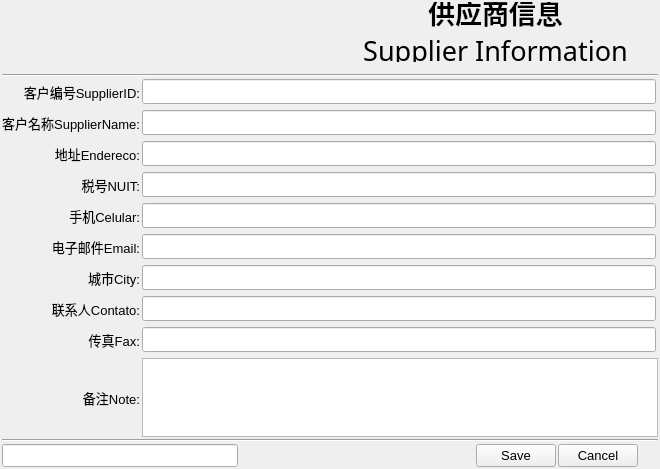
<?xml version="1.0" encoding="UTF-8"?>
<ui version="4.0">
 <class>Form</class>
 <widget class="QWidget" name="Form">
  <property name="geometry">
   <rect>
    <x>0</x>
    <y>0</y>
    <width>660</width>
    <height>469</height>
   </rect>
  </property>
  <property name="maximumSize">
   <size>
    <width>665</width>
    <height>484</height>
   </size>
  </property>
  <property name="font">
   <font>
    <family>Arial</family>
    <pointsize>10</pointsize>
   </font>
  </property>
  <property name="windowTitle">
   <string>Customer Inoformation</string>
  </property>
  <layout class="QVBoxLayout" name="verticalLayout_2">
   <property name="spacing">
    <number>2</number>
   </property>
   <property name="leftMargin">
    <number>2</number>
   </property>
   <property name="topMargin">
    <number>2</number>
   </property>
   <property name="rightMargin">
    <number>2</number>
   </property>
   <property name="bottomMargin">
    <number>2</number>
   </property>
   <item>
    <layout class="QHBoxLayout" name="horizontalLayout_2">
     <property name="bottomMargin">
      <number>10</number>
     </property>
     <item>
      <widget class="QLabel" name="label_logo">
       <property name="minimumSize">
        <size>
         <width>329</width>
         <height>60</height>
        </size>
       </property>
       <property name="maximumSize">
        <size>
         <width>329</width>
         <height>60</height>
        </size>
       </property>
       <property name="text">
        <string/>
       </property>
       <property name="pixmap">
        <pixmap>../res/tmLogo100.png</pixmap>
       </property>
       <property name="scaledContents">
        <bool>true</bool>
       </property>
      </widget>
     </item>
     <item>
      <layout class="QVBoxLayout" name="verticalLayout">
       <property name="spacing">
        <number>0</number>
       </property>
       <item>
        <widget class="QLabel" name="label_18">
         <property name="minimumSize">
          <size>
           <width>0</width>
           <height>30</height>
          </size>
         </property>
         <property name="maximumSize">
          <size>
           <width>16777215</width>
           <height>30</height>
          </size>
         </property>
         <property name="font">
          <font>
           <pointsize>20</pointsize>
           <weight>75</weight>
           <bold>true</bold>
          </font>
         </property>
         <property name="text">
          <string>供应商信息</string>
         </property>
         <property name="alignment">
          <set>Qt::AlignBottom|Qt::AlignHCenter</set>
         </property>
        </widget>
       </item>
       <item>
        <widget class="QLabel" name="label_19">
         <property name="minimumSize">
          <size>
           <width>0</width>
           <height>30</height>
          </size>
         </property>
         <property name="maximumSize">
          <size>
           <width>16777215</width>
           <height>30</height>
          </size>
         </property>
         <property name="font">
          <font>
           <family>Algerian</family>
           <pointsize>20</pointsize>
           <weight>50</weight>
           <bold>false</bold>
          </font>
         </property>
         <property name="text">
          <string>Supplier Information</string>
         </property>
         <property name="alignment">
          <set>Qt::AlignHCenter|Qt::AlignTop</set>
         </property>
        </widget>
       </item>
      </layout>
     </item>
    </layout>
   </item>
   <item>
    <widget class="Line" name="line">
     <property name="orientation">
      <enum>Qt::Horizontal</enum>
     </property>
    </widget>
   </item>
   <item>
    <layout class="QGridLayout" name="gridLayout">
     <property name="verticalSpacing">
      <number>6</number>
     </property>
     <item row="0" column="0">
      <widget class="QLabel" name="label_13">
       <property name="text">
        <string>客户编号SupplierID:</string>
       </property>
       <property name="alignment">
        <set>Qt::AlignRight|Qt::AlignTrailing|Qt::AlignVCenter</set>
       </property>
      </widget>
     </item>
     <item row="1" column="1">
      <widget class="QLineEdit" name="fSupplierName">
       <property name="minimumSize">
        <size>
         <width>0</width>
         <height>25</height>
        </size>
       </property>
       <property name="sizeIncrement">
        <size>
         <width>0</width>
         <height>25</height>
        </size>
       </property>
       <property name="clearButtonEnabled">
        <bool>true</bool>
       </property>
      </widget>
     </item>
     <item row="4" column="1">
      <widget class="QLineEdit" name="fCelular">
       <property name="minimumSize">
        <size>
         <width>0</width>
         <height>25</height>
        </size>
       </property>
       <property name="sizeIncrement">
        <size>
         <width>0</width>
         <height>25</height>
        </size>
       </property>
       <property name="clearButtonEnabled">
        <bool>true</bool>
       </property>
      </widget>
     </item>
     <item row="3" column="0">
      <widget class="QLabel" name="label_7">
       <property name="minimumSize">
        <size>
         <width>0</width>
         <height>25</height>
        </size>
       </property>
       <property name="sizeIncrement">
        <size>
         <width>0</width>
         <height>25</height>
        </size>
       </property>
       <property name="text">
        <string>税号NUIT:</string>
       </property>
       <property name="alignment">
        <set>Qt::AlignRight|Qt::AlignTrailing|Qt::AlignVCenter</set>
       </property>
      </widget>
     </item>
     <item row="1" column="0">
      <widget class="QLabel" name="label_6">
       <property name="minimumSize">
        <size>
         <width>0</width>
         <height>25</height>
        </size>
       </property>
       <property name="sizeIncrement">
        <size>
         <width>0</width>
         <height>25</height>
        </size>
       </property>
       <property name="text">
        <string>客户名称SupplierName:</string>
       </property>
       <property name="alignment">
        <set>Qt::AlignRight|Qt::AlignTrailing|Qt::AlignVCenter</set>
       </property>
      </widget>
     </item>
     <item row="9" column="0">
      <widget class="QLabel" name="label_15">
       <property name="minimumSize">
        <size>
         <width>0</width>
         <height>25</height>
        </size>
       </property>
       <property name="sizeIncrement">
        <size>
         <width>0</width>
         <height>25</height>
        </size>
       </property>
       <property name="text">
        <string>备注Note:</string>
       </property>
       <property name="alignment">
        <set>Qt::AlignRight|Qt::AlignTrailing|Qt::AlignVCenter</set>
       </property>
      </widget>
     </item>
     <item row="5" column="1">
      <widget class="QLineEdit" name="fEmail">
       <property name="minimumSize">
        <size>
         <width>0</width>
         <height>25</height>
        </size>
       </property>
       <property name="sizeIncrement">
        <size>
         <width>0</width>
         <height>25</height>
        </size>
       </property>
       <property name="clearButtonEnabled">
        <bool>true</bool>
       </property>
      </widget>
     </item>
     <item row="2" column="1">
      <widget class="QLineEdit" name="fEndereco">
       <property name="minimumSize">
        <size>
         <width>0</width>
         <height>25</height>
        </size>
       </property>
       <property name="sizeIncrement">
        <size>
         <width>0</width>
         <height>25</height>
        </size>
       </property>
       <property name="placeholderText">
        <string/>
       </property>
       <property name="clearButtonEnabled">
        <bool>true</bool>
       </property>
      </widget>
     </item>
     <item row="6" column="1">
      <widget class="QLineEdit" name="fCity">
       <property name="minimumSize">
        <size>
         <width>0</width>
         <height>25</height>
        </size>
       </property>
      </widget>
     </item>
     <item row="7" column="0">
      <widget class="QLabel" name="label_11">
       <property name="minimumSize">
        <size>
         <width>0</width>
         <height>25</height>
        </size>
       </property>
       <property name="sizeIncrement">
        <size>
         <width>0</width>
         <height>25</height>
        </size>
       </property>
       <property name="text">
        <string>联系人Contato:</string>
       </property>
       <property name="alignment">
        <set>Qt::AlignRight|Qt::AlignTrailing|Qt::AlignVCenter</set>
       </property>
      </widget>
     </item>
     <item row="7" column="1">
      <widget class="QLineEdit" name="fContato">
       <property name="minimumSize">
        <size>
         <width>0</width>
         <height>25</height>
        </size>
       </property>
       <property name="sizeIncrement">
        <size>
         <width>0</width>
         <height>25</height>
        </size>
       </property>
       <property name="clearButtonEnabled">
        <bool>true</bool>
       </property>
      </widget>
     </item>
     <item row="6" column="0">
      <widget class="QLabel" name="label_5">
       <property name="minimumSize">
        <size>
         <width>0</width>
         <height>25</height>
        </size>
       </property>
       <property name="sizeIncrement">
        <size>
         <width>0</width>
         <height>25</height>
        </size>
       </property>
       <property name="text">
        <string>城市City:</string>
       </property>
       <property name="alignment">
        <set>Qt::AlignRight|Qt::AlignTrailing|Qt::AlignVCenter</set>
       </property>
      </widget>
     </item>
     <item row="3" column="1">
      <widget class="QLineEdit" name="fNUIT">
       <property name="minimumSize">
        <size>
         <width>0</width>
         <height>25</height>
        </size>
       </property>
       <property name="sizeIncrement">
        <size>
         <width>0</width>
         <height>25</height>
        </size>
       </property>
      </widget>
     </item>
     <item row="8" column="0">
      <widget class="QLabel" name="label_16">
       <property name="minimumSize">
        <size>
         <width>0</width>
         <height>25</height>
        </size>
       </property>
       <property name="sizeIncrement">
        <size>
         <width>0</width>
         <height>25</height>
        </size>
       </property>
       <property name="text">
        <string>传真Fax:</string>
       </property>
       <property name="alignment">
        <set>Qt::AlignRight|Qt::AlignTrailing|Qt::AlignVCenter</set>
       </property>
      </widget>
     </item>
     <item row="0" column="1">
      <widget class="QLineEdit" name="fSupplierID">
       <property name="minimumSize">
        <size>
         <width>0</width>
         <height>25</height>
        </size>
       </property>
       <property name="sizeIncrement">
        <size>
         <width>0</width>
         <height>25</height>
        </size>
       </property>
       <property name="readOnly">
        <bool>true</bool>
       </property>
       <property name="clearButtonEnabled">
        <bool>true</bool>
       </property>
      </widget>
     </item>
     <item row="4" column="0">
      <widget class="QLabel" name="label_10">
       <property name="text">
        <string>手机Celular:</string>
       </property>
       <property name="alignment">
        <set>Qt::AlignRight|Qt::AlignTrailing|Qt::AlignVCenter</set>
       </property>
      </widget>
     </item>
     <item row="2" column="0">
      <widget class="QLabel" name="label_9">
       <property name="minimumSize">
        <size>
         <width>0</width>
         <height>25</height>
        </size>
       </property>
       <property name="sizeIncrement">
        <size>
         <width>0</width>
         <height>25</height>
        </size>
       </property>
       <property name="text">
        <string>地址Endereco:</string>
       </property>
       <property name="alignment">
        <set>Qt::AlignRight|Qt::AlignTrailing|Qt::AlignVCenter</set>
       </property>
      </widget>
     </item>
     <item row="5" column="0">
      <widget class="QLabel" name="label_20">
       <property name="minimumSize">
        <size>
         <width>0</width>
         <height>25</height>
        </size>
       </property>
       <property name="sizeIncrement">
        <size>
         <width>0</width>
         <height>25</height>
        </size>
       </property>
       <property name="text">
        <string>电子邮件Email:</string>
       </property>
       <property name="alignment">
        <set>Qt::AlignRight|Qt::AlignTrailing|Qt::AlignVCenter</set>
       </property>
      </widget>
     </item>
     <item row="8" column="1">
      <widget class="QLineEdit" name="fFax">
       <property name="minimumSize">
        <size>
         <width>0</width>
         <height>25</height>
        </size>
       </property>
       <property name="sizeIncrement">
        <size>
         <width>0</width>
         <height>25</height>
        </size>
       </property>
       <property name="clearButtonEnabled">
        <bool>true</bool>
       </property>
      </widget>
     </item>
     <item row="9" column="1" colspan="2">
      <widget class="QTextEdit" name="fNote">
       <property name="minimumSize">
        <size>
         <width>50</width>
         <height>0</height>
        </size>
       </property>
      </widget>
     </item>
    </layout>
   </item>
   <item>
    <widget class="Line" name="line_2">
     <property name="orientation">
      <enum>Qt::Horizontal</enum>
     </property>
    </widget>
   </item>
   <item>
    <layout class="QHBoxLayout" name="horizontalLayout">
     <item>
      <widget class="QLineEdit" name="fTaxRegCer">
       <property name="enabled">
        <bool>true</bool>
       </property>
      </widget>
     </item>
     <item>
      <spacer name="horizontalSpacer">
       <property name="orientation">
        <enum>Qt::Horizontal</enum>
       </property>
       <property name="sizeHint" stdset="0">
        <size>
         <width>40</width>
         <height>20</height>
        </size>
       </property>
      </spacer>
     </item>
     <item>
      <widget class="QPushButton" name="butSave">
       <property name="text">
        <string>Save</string>
       </property>
       <property name="icon">
        <iconset>
         <normaloff>../res/ico/save.png</normaloff>../res/ico/save.png</iconset>
       </property>
       <property name="iconSize">
        <size>
         <width>16</width>
         <height>16</height>
        </size>
       </property>
      </widget>
     </item>
     <item>
      <widget class="QPushButton" name="butCancel">
       <property name="text">
        <string>Cancel</string>
       </property>
       <property name="icon">
        <iconset>
         <normaloff>../res/ico/printer.png</normaloff>../res/ico/printer.png</iconset>
       </property>
       <property name="iconSize">
        <size>
         <width>16</width>
         <height>16</height>
        </size>
       </property>
      </widget>
     </item>
     <item>
      <spacer name="horizontalSpacer_2">
       <property name="orientation">
        <enum>Qt::Horizontal</enum>
       </property>
       <property name="sizeType">
        <enum>QSizePolicy::Fixed</enum>
       </property>
       <property name="sizeHint" stdset="0">
        <size>
         <width>20</width>
         <height>20</height>
        </size>
       </property>
      </spacer>
     </item>
    </layout>
   </item>
  </layout>
 </widget>
 <tabstops>
  <tabstop>fSupplierID</tabstop>
  <tabstop>fSupplierName</tabstop>
  <tabstop>fEndereco</tabstop>
  <tabstop>fNUIT</tabstop>
  <tabstop>fCelular</tabstop>
  <tabstop>fEmail</tabstop>
  <tabstop>fCity</tabstop>
  <tabstop>fContato</tabstop>
  <tabstop>fFax</tabstop>
  <tabstop>fNote</tabstop>
  <tabstop>butSave</tabstop>
  <tabstop>butCancel</tabstop>
  <tabstop>fTaxRegCer</tabstop>
 </tabstops>
 <resources/>
 <connections/>
 <slots>
  <slot>ReCalc()</slot>
 </slots>
</ui>
